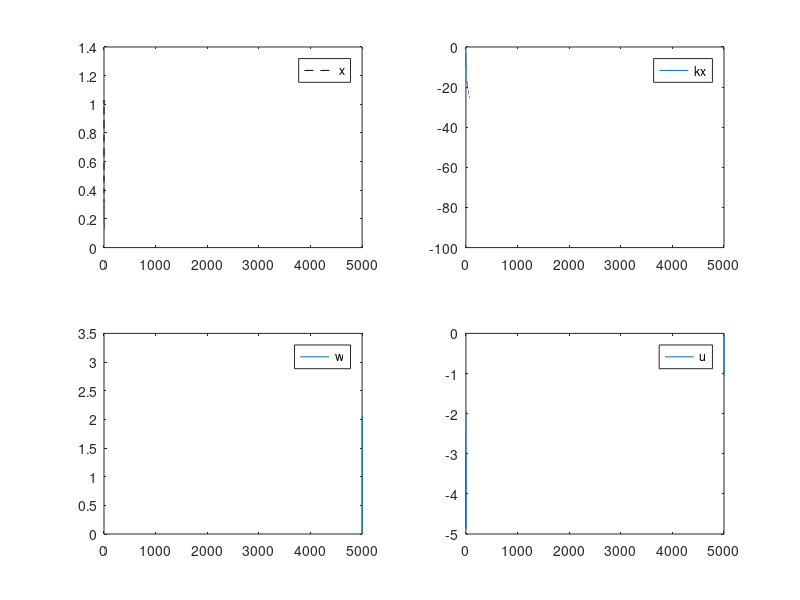

Write the MATLAB code that produced this figure.
% Demo of parameter drift in MRAC for first order siso system
% Dr Nhan Nguyen Text on MRAC section 8.1
% Includes fix using dead zone method section 9.1
%
% Joe Chai 2019
%
% This script is supposed to show the parameter drift
% phenomenon of adaptive control under enough unmodelled disturbance
% Kx is unbounded and can drift indefinitely, leading to eventual instability
clearvars
clear all
% define system
% regulator system (ref model is zeros)
a = 4; b = 2; 
am = -2; bm = 2;

% sim params
dt = 0.01;
t = 0:dt:5000;
x     = zeros(length(t),1); x(1) = 1;
u     = zeros(length(t),1);
kx    = zeros(length(t),1); kx(1) = (am - a)/b;
w     = zeros(length(t),1);
r = 0;

% adaptive parameters
gam_x = 10;

% dead zone method
% sec 9,1
dead_zone_on = false;
e0 = 0.1;

% run smulation
for i=2:length(t)
    w(i-1) = 3.4*exp(-0.0001*(t(i)));
    % control law
    u(i-1) = kx(i-1)*x(i-1);
    % adaptive law
    if abs(x(i-1)) > e0 || dead_zone_on == false
        kxdot = -gam_x * x(i-1) * x(i-1) * b;
    else
        kxdot = 0;
    end
    % compute relevant dynamics
    xdot     = a *x(i-1) + b*u(i-1) + w(i-1);
    % integrating/updating 
    x(i)     = x(i-1) + xdot*dt;
    kx(i)    = kx(i-1) + kxdot*dt;
end

figure('visible','on');
subplot(2,2,1)
plot(t,x,'k--');
legend('x')
subplot(2,2,2)
plot(t,kx);
legend('kx')
subplot(2,2,3)
plot(t,w)
legend('w')
subplot(2,2,4)
plot(t,u)
legend('u')
